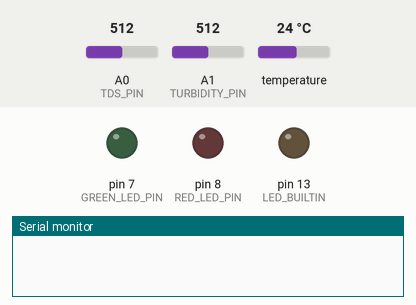
Simulated run of this program. Board: Arduino Uno, built with avr-gcc and run on an emulated ATmega328P. Shown: output pins drawn as LEDs (lit = HIGH), the last lines printed to the serial monitor. The test bench sets the inputs (shaded band); at power-on: A0 (TDS_PIN) = 512, A1 (TURBIDITY_PIN) = 512, temperature 24 °C.

Above: at 0.1 s.
At 10.2 s:
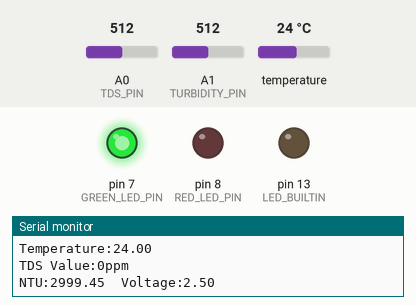
At 19.5 s:
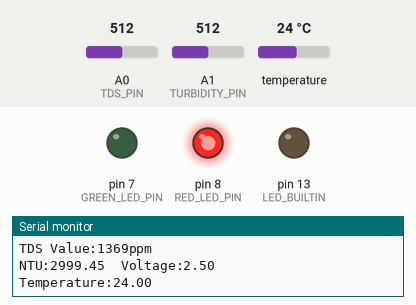
Timing chart, 0 to 40.0 s (numbered marks = the images above):
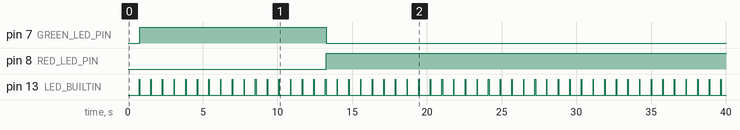

Measured:
- by itself, pin 7 (GREEN_LED_PIN): LOW → HIGH at 0.78 s, → LOW 12.5 s later
- by itself, pin 8 (RED_LED_PIN): LOW → HIGH at 13.2 s
- by itself, pin 13 (LED_BUILTIN): alternates HIGH for 0.01 s and LOW for 0.75 s

The program:

main.cpp
```cpp
#include <Arduino.h>
#include <OneWire.h>
#include <DallasTemperature.h>

// OUTPUT
#define GREEN_LED_PIN 7
#define RED_LED_PIN 8


// Temperature
float tempC;
#define ONE_WIRE_BUS 4
OneWire oneWire(ONE_WIRE_BUS);
DallasTemperature sensors(&oneWire);

// TDS
float tdsValue = 0;
#define TDS_PIN A0
#define TDS_VREF 5.0
#define SCOUNT 30
int analogBuffer[SCOUNT]; // store the analog value in the array, read from ADC
int analogBufferTemp[SCOUNT];
int analogBufferIndex = 0;
int copyIndex = 0;
float averageVoltage = 0;

// Turbidity
float turbidity;
#define TURBIDITY_PIN A1
float turb_volt;
float turb_ntu;

// median filtering algorithm
int getMedianNum(int bArray[], int iFilterLen)
{
    int bTab[iFilterLen];
    for (byte i = 0; i < iFilterLen; i++)
        bTab[i] = bArray[i];
    int i, j, bTemp;
    for (j = 0; j < iFilterLen - 1; j++)
    {
        for (i = 0; i < iFilterLen - j - 1; i++)
        {
            if (bTab[i] > bTab[i + 1])
            {
                bTemp = bTab[i];
                bTab[i] = bTab[i + 1];
                bTab[i + 1] = bTemp;
            }
        }
    }
    if ((iFilterLen & 1) > 0)
    {
        bTemp = bTab[(iFilterLen - 1) / 2];
    }
    else
    {
        bTemp = (bTab[iFilterLen / 2] + bTab[iFilterLen / 2 - 1]) / 2;
    }
    return bTemp;
}
// round off to decimal place
float round_to_dp(float in_value, int decimal_place)
{
    float multiplier = powf(10.0f, decimal_place);
    in_value = roundf(in_value * multiplier) / multiplier;
    return in_value;
}

void setup()
{
    // Mushy Setup
    Serial.begin(9600);

    // Digital Setup
    pinMode(LED_BUILTIN, OUTPUT);
    pinMode(TDS_PIN, INPUT);
    pinMode(GREEN_LED_PIN, OUTPUT);
    pinMode(RED_LED_PIN, OUTPUT);

    // Activations
    sensors.begin();
    if (sensors.getDeviceCount() == 0)
    {
        Serial.println("No DS18B20 sensors found. Check connections.");
    }
}

void loop()
{
    // Temperature ----------------------------------------------------------------------------------------------------
    sensors.requestTemperatures();
    digitalWrite(LED_BUILTIN, HIGH);
    tempC = sensors.getTempCByIndex(0);

    if (tempC == -127.00)
    {
        Serial.println("Error: Could not read temperature. Check connections. ()");
    }

    // TDS ------------------------------------------------------------------------------------------------------------
    static unsigned long analogSampleTimepoint = millis();
    if (millis() - analogSampleTimepoint > 40U)
    { /* every 40 milliseconds,read the analog value from the ADC */
        analogSampleTimepoint = millis();
        analogBuffer[analogBufferIndex] = analogRead(TDS_PIN); // read the analog value and store into the buffer
        analogBufferIndex++;
        if (analogBufferIndex == SCOUNT)
        {
            analogBufferIndex = 0;
        }
    }
    static unsigned long printTimepoint = millis();
    if (millis() - printTimepoint > 800U)
    {
        printTimepoint = millis();
        for (copyIndex = 0; copyIndex < SCOUNT; copyIndex++)
        {
            analogBufferTemp[copyIndex] = analogBuffer[copyIndex];

            // read the analog value more stable by the median filtering algorithm, and convert to voltage value
            averageVoltage = getMedianNum(analogBufferTemp, SCOUNT) * (float)TDS_VREF / 1024.0;

            // temperature compensation formula: fFinalResult(25^C) = fFinalResult(current)/(1.0+0.02*(fTP-25.0));
            float compensationCoefficient = 1.0 + 0.02 * (tempC - 25.0);
            float compensationVoltage = averageVoltage / compensationCoefficient; // temperature compensation

            tdsValue = (133.42 * compensationVoltage * compensationVoltage * compensationVoltage - 255.86 * compensationVoltage * compensationVoltage + 857.39 * compensationVoltage) * 0.5; // convert voltage value to tds value

        }
    }

    // Turbidity ------------------------------------------------------------------------------------------------------------
    turb_volt = analogRead(TURBIDITY_PIN) * (5.0 / 1024.0);
    if (turb_volt < 2.5)
    {
        turb_ntu = 3000;
    }
    else
    {
        turb_ntu = -1120.4 * square(turb_volt) + 5742.3 * turb_volt - 4353.8;
    }

    // OUTPUT values
    Serial.print("Temperature:");
    Serial.println(tempC);

    Serial.print("TDS Value:");
    Serial.print(tdsValue, 0);
    Serial.println("ppm");

    Serial.print("NTU:"); // Nephelometric Turbidity unit
    Serial.print(turb_ntu);
    Serial.print("\tVoltage:");
    Serial.println(turb_volt);


    // OUTPUT Interface
    if (tdsValue < 250)
    {
        digitalWrite(GREEN_LED_PIN, HIGH);
        digitalWrite(RED_LED_PIN, LOW);
    }else if (tdsValue < 300)
    {
        digitalWrite(GREEN_LED_PIN, HIGH);
        digitalWrite(RED_LED_PIN, HIGH);
    }else{
        digitalWrite(GREEN_LED_PIN, LOW);
        digitalWrite(RED_LED_PIN, HIGH);
    }


    digitalWrite(LED_BUILTIN, LOW);
    Serial.println(); // Marks the end of reading of 3 SENSORS

    // delay(0.5); // 0.5 ms
}
```
